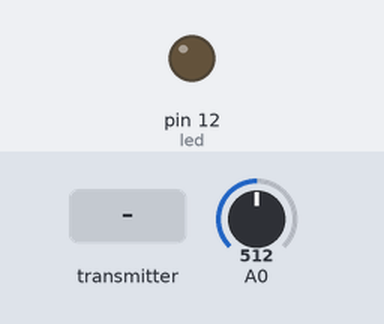
A sketch run on a simulated Arduino Uno, built with avr-gcc and run on an emulated ATmega328P. Shown: output pins drawn as LEDs (lit = HIGH). Inputs (shaded band) come from the test bench; at power-on: A0 = 512. No radio packets arrive unless stated.

Above: at 1.2 s.
1.3 s: the transmitter starts sending Estadoboton = 1
At 1.7 s:
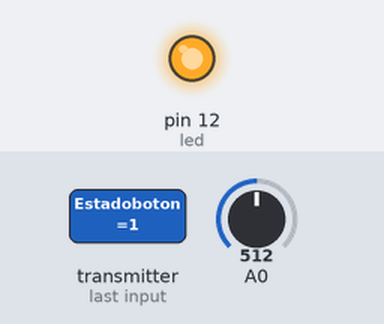
2.8 s: the transmitter starts sending Estadoboton = 0
At 4.1 s:
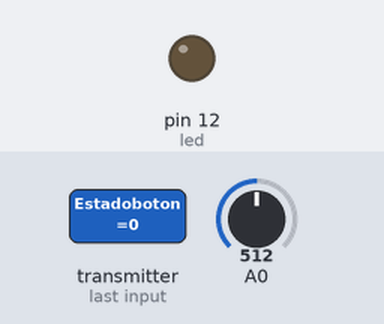
Timing chart, 0 to 5.8 s (numbered marks = the images above; inputs shaded):
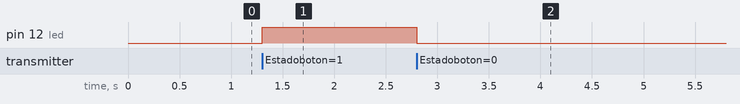

Measured:
- after the input at 1.3 s, pin 12 (led): LOW → HIGH at once
- after the input at 2.8 s, pin 12 (led): HIGH → LOW at once

The sketch:

Joystick_led.ino
```cpp
#include<SPI.h>
#include<nRF24L01.h>
#include<RF24.h>
#define led 12
RF24 radio(7,8);
const byte direcciones[][6]={"00001","00002"};
boolean Estadoboton= 0;
void setup() {
  Serial.begin(9600);
  pinMode(led,OUTPUT);
  radio.begin();
  radio.openWritingPipe(direcciones[1]);
  radio.openReadingPipe(1,direcciones[0]);
  radio.setPALevel(RF24_PA_MIN);
}

void loop() {
  // put your main code here, to run repeatedly:
  delay(5);
  radio.stopListening();
  int pot=analogRead(A0);
  int angulo= map(pot,0,1023,0,180);
  radio.write(&angulo,sizeof(angulo));
  delay(5);
  radio.startListening();
  while(!radio.available());
  radio.read(&Estadoboton,sizeof(Estadoboton));
  if(Estadoboton==HIGH){
    digitalWrite(led,HIGH);
  }else{
    digitalWrite(led,LOW);
  }
}
```
